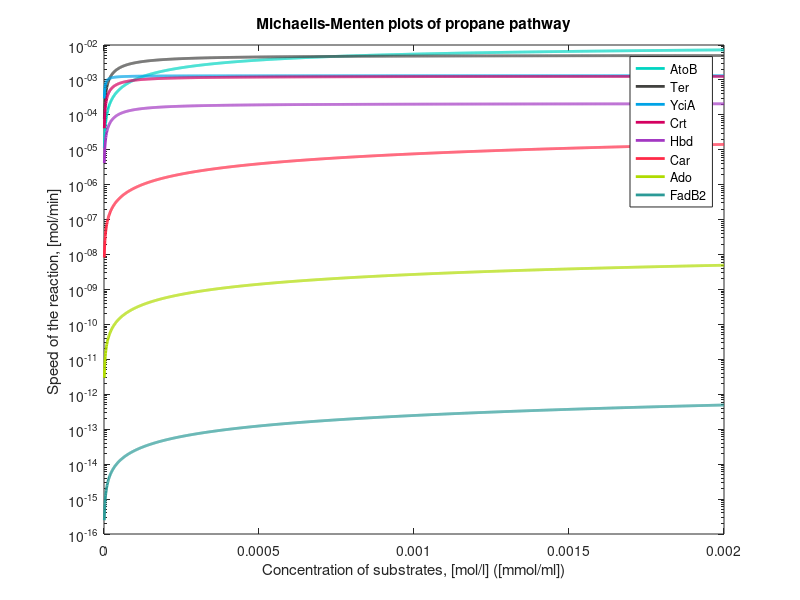
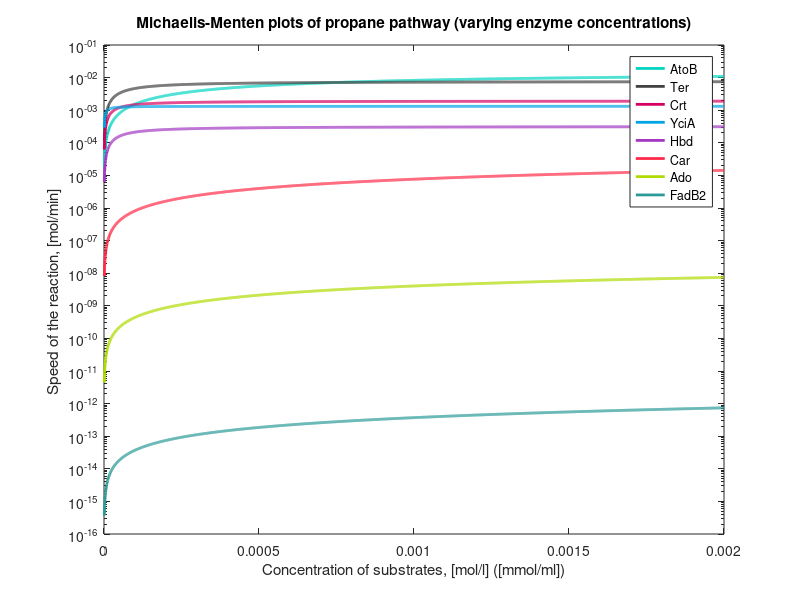

MATLAB code for these plots, in order:


function bottleneck_plots()

concentrations = [0:0.000001:0.002];

% Comparison of enzymes
figure
% AtoB                        enzyme Kcat        K_M
atobvals = atob(concentrations,1e-6,10653.02494,0.00047);
semilogy(concentrations,atobvals,'Color',[0,212/255,170/225],'LineWidth',2)
hold on
% Ter                                        enzyme Kcat K_MA   K_MB   K_iA     NADH
tervals = randombibiInhibition(concentrations,1e-6,5460,7e-05,5.2e-06,1.98e-07,8.3e-05);
semilogy(concentrations,tervals,'Color',[65/255,65/255,63/255],'LineWidth',2)
% ycia                                  enzyme Kcat K_M
yciavals = michaelisMenten(concentrations,1e-6,1320,3.5e-06);
semilogy(concentrations,yciavals,'Color',[0,163/255,203/225],'LineWidth',2)
% crt                                  enzyme Kcat    K_M
crtvals = michaelisMenten(concentrations,1e-6,1279.8,3e-05);
semilogy(concentrations,crtvals,'Color',[212/255,0/255,85/225],'LineWidth',2)
% hdb                              enzyme Kcat      K_MA  K_MB  NADPH
hbdvals = randombibi(concentrations,1e-6,336.408402,5e-5,7e-05,0.00012); 
semilogy(concentrations,hbdvals,'Color',[163/255,55/255,171/225],'LineWidth',2)
% Car                                        enzyme Kcat K_MA   K_MB    K_MC     K_iA
carvals = biuniunibipingpongCar(concentrations,1e-6,150,1.3e-02,4.8e-05,0.000115,0.013);
semilogy(concentrations,carvals,'Color',[255/255,42/255,63/225],'LineWidth',2)
% ADO                                  enzyme Kcat K_M
adovals = michaelisMenten(concentrations,1e-6,0.03,0.0101);
semilogy(concentrations,adovals,'Color',[175/255,219/255,0/225],'LineWidth',2)
% fadb2 approximated as better than it really is with irreversibility
%                                             enzyme Kcat   K_MA K_MB  K_iA  NADPH
fadb2vals = randombibiInhibition(concentrations,1e-6,0.677,0.656,0.50,0.656,0.00012);
semilogy(concentrations,fadb2vals,'Color',[43/255,154/255,133/225],'LineWidth',2)


title('Michaelis-Menten plots of propane pathway')

xlabel('Concentration of substrates, [mol/l] ([mmol/ml])') % x-axis label
ylabel('Speed of the reaction, [mol/min] ') % y-axis label

legend('AtoB','Ter','YciA','Crt','Hbd','Car','Ado','FadB2')



% Comparison of enzymes with enzyme concentration rates, ADO constuct is
% estimated to be expressed 1.5 times more
figure
% AtoB                        enzyme   Kcat       K_M
atobvals = atob(concentrations,1.5e-6,10653.02494,0.00047);
semilogy(concentrations,atobvals,'Color',[0,212/255,170/225],'LineWidth',2)
hold on
% Ter                                        enzyme Kcat K_MA   K_MB   K_iA     NADH
tervals = randombibiInhibition(concentrations,1.5e-6,5460,7e-05,5.2e-06,1.98e-07,8.3e-05);
semilogy(concentrations,tervals,'Color',[65/255,65/255,63/255],'LineWidth',2)
% crt                                   enzyme  Kcat    K_M
crtvals = michaelisMenten(concentrations,1.5e-6,1279.8,3e-05);
semilogy(concentrations,crtvals,'Color',[212/255,0/255,85/225],'LineWidth',2)
% ycia                                   enzyme Kcat   K_M
yciavals = michaelisMenten(concentrations,1e-6,1320,3.5e-06);
semilogy(concentrations,yciavals,'Color',[0,163/255,203/225],'LineWidth',2)
% hdb                              enzyme  Kcat      K_MA  K_MB  NADPH
hbdvals = randombibi(concentrations,1.5e-6,336.408402,5e-5,7e-05,0.00012); 
semilogy(concentrations,hbdvals,'Color',[163/255,55/255,171/225],'LineWidth',2)
% Car                                        enzyme Kcat K_MA   K_MB    K_MC     K_iA
carvals = biuniunibipingpongCar(concentrations,1e-6,150,1.3e-02,4.8e-05,0.000115,0.013);
semilogy(concentrations,carvals,'Color',[255/255,42/255,63/225],'LineWidth',2)
% ADO                                   enzyme Kcat  K_M
adovals = michaelisMenten(concentrations,1.5e-6,0.03,0.0101);
semilogy(concentrations,adovals,'Color',[175/255,219/255,0/225],'LineWidth',2)
% fadb2 approximated as better than it really is with irreversibility
%                                             enzyme  Kcat   K_MA K_MB  K_iA  NADPH
fadb2vals = randombibiInhibition(concentrations,1.5e-6,0.677,0.656,0.50,0.656,0.00012);
semilogy(concentrations,fadb2vals,'Color',[43/255,154/255,133/225],'LineWidth',2)


title('Michaelis-Menten plots of propane pathway (varying enzyme concentrations)')

xlabel('Concentration of substrates, [mol/l] ([mmol/ml])') % x-axis label
ylabel('Speed of the reaction, [mol/min] ') % y-axis label

legend('AtoB','Ter','Crt','YciA','Hbd','Car','Ado','FadB2')


end

function [val] = atob(substratea,enzyme,Kcat,Kma) % ping pong bi bi for AtoB

val = Kcat.*enzyme.*(substratea.*substratea)./ ...
    (substratea.*substratea+Kma.*substratea+Kma.*substratea);
end

function [val] = randombibi(A,enzyme,kcat,kma,kmb,substrateb)

val = kcat.*enzyme.*A.*substrateb./(A.*substrateb+kmb.*A+kma.*substrateb+kma.*kmb);

end

function [val] = biuniunibipingpongCar(substratea,enzyme,Kcat,Kma,Kmb,Kmc,Kia)

% this function is specific for Car, so these are defined here.. I could
% have so for all the K values but, whatever.
substrateb = 0.00012;
substratec = 0.0096;

val = (Kcat.*enzyme.*substratea.*substrateb.*substratec)./ ... 
    (Kia.*Kmb.*substratec+Kmc.*substratea.*substrateb+Kmb.*substratea.*substratec+ ... 
    Kma.*substrateb.*substratec+substratea.*substrateb.*substratec);
end

function [val] = randombibiInhibition(substratea,enzyme,Kcat,Kma,Kmb,Kia,substrateb)

val = (Kcat.*enzyme.*substratea.*substrateb)./ ...
    (substratea.*substrateb+Kmb.*substratea+Kma.*substrateb+Kia.*Kmb);
end

% These both are basic Michaelis-Menten
function [val] = michaelisMenten(substrate,enzyme,Kcat,Km)

val = Kcat.*enzyme.*substrate./(Km+substrate);

end